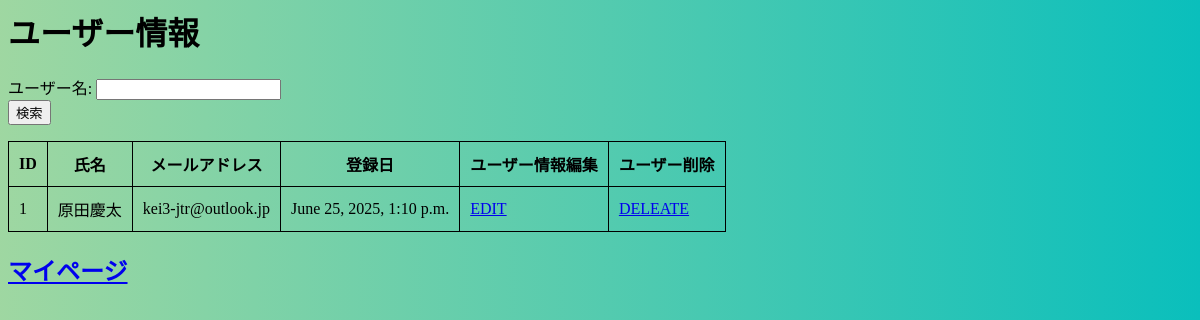
The app's page /userDB/ with its own data.
### ReserveApp/models.py (models this page shows, shortened)
class User(models.Model):
    userName = models.CharField("名前", max_length=30)
    BloodType = [('a', 'A'), ('b', 'B'), ('o', 'O'), ('ab', 'AB')]
    blood = models.CharField("血液型", max_length=2, choices=BloodType, default='b')
    mail = models.EmailField("メールアドレス")
    password = models.CharField("パスワード", max_length=30, default="0000", null=False)
    entryDate = models.DateTimeField("登録日", default=timezone.now)
    masterMode = models.BooleanField("管理者", default=False)

### ReserveApp/views.py (the view)
# urls.py: path('userDB/', views.UserDB, name="UserDB"),
def UserDB(request):
    params = {
        'title' : 'ユーザー情報',
        'message' : 'all Persons',
        'form' : UserDBForm(),
        'data' : []
    }
    if (request.method == 'POST'):
        name = request.POST['userName']
        item = User.objects.get(userName=name)
        params['data'] = [item]
        params['form'] = UserForm(request.POST)
    else:
        params['data'] = User.objects.all()
    return render(request, 'UserDB.html', params)

### ReserveApp/forms.py
class UserDBForm(forms.Form):
    userName = forms.CharField(label='ユーザー名')# ここのlabelは検索のためのテキストボックスのラベル（テキストボックスの前に書かれる）

### templates/UserDB.html (shortened to what this page needs)
{% load static %}
<html lang="ja">
<head>
    <link href="{% static 'css/UserDBStyle.css' %}" rel="stylesheet" type="text/css">
</head>
<body>
    <h1>{{title}}</h1>
    <form action="{% url 'ReserveApp:UserDB' %}" method="post">
        {{ form }}
        <input type="submit" value="検索">
    </form>
    <table>
        <tr>
            <th>ID</th>
            <th>氏名</th>
            <th>メールアドレス</th>
            <th>登録日</th>
            <th>ユーザー情報編集</th>
            <th>ユーザー削除</th>
        </tr>
    {% for item in data %}
        <tr>
            <td>{{item.id}}</td>
            <td>{{item.userName}}</td>
            <td>{{item.mail}}</td>
            <td>{{item.entryDate}}</td>
            <td><a href = "{% url 'ReserveApp:Edit' item.id %}">EDIT</a></td>
            <td><a href = "{% url 'ReserveApp:Delete' item.id %}">DELEATE</a></td>
        </tr>
    {% endfor %}
    </table>
    <h2>
        <a href="{% url 'ReserveApp:ManagerMainMenu' %}">マイページ</a>
    </h2>
</body>

### static/css/UserDBStyle.css (style rules this page uses)
th,td { border: solid 1px; padding: 10px; }
table { border-collapse: collapse; }
body { overflow: hidden; background: linear-gradient(to right, #7ac87eb9, #0abfbc); }

### records on screen
User: id "1", userName "原田慶太", mail "kei3-jtr@outlook.jp", entryDate "June 25, 2025, 1:10 p.m."

### other values on screen
{{ title }} "ユーザー情報"
